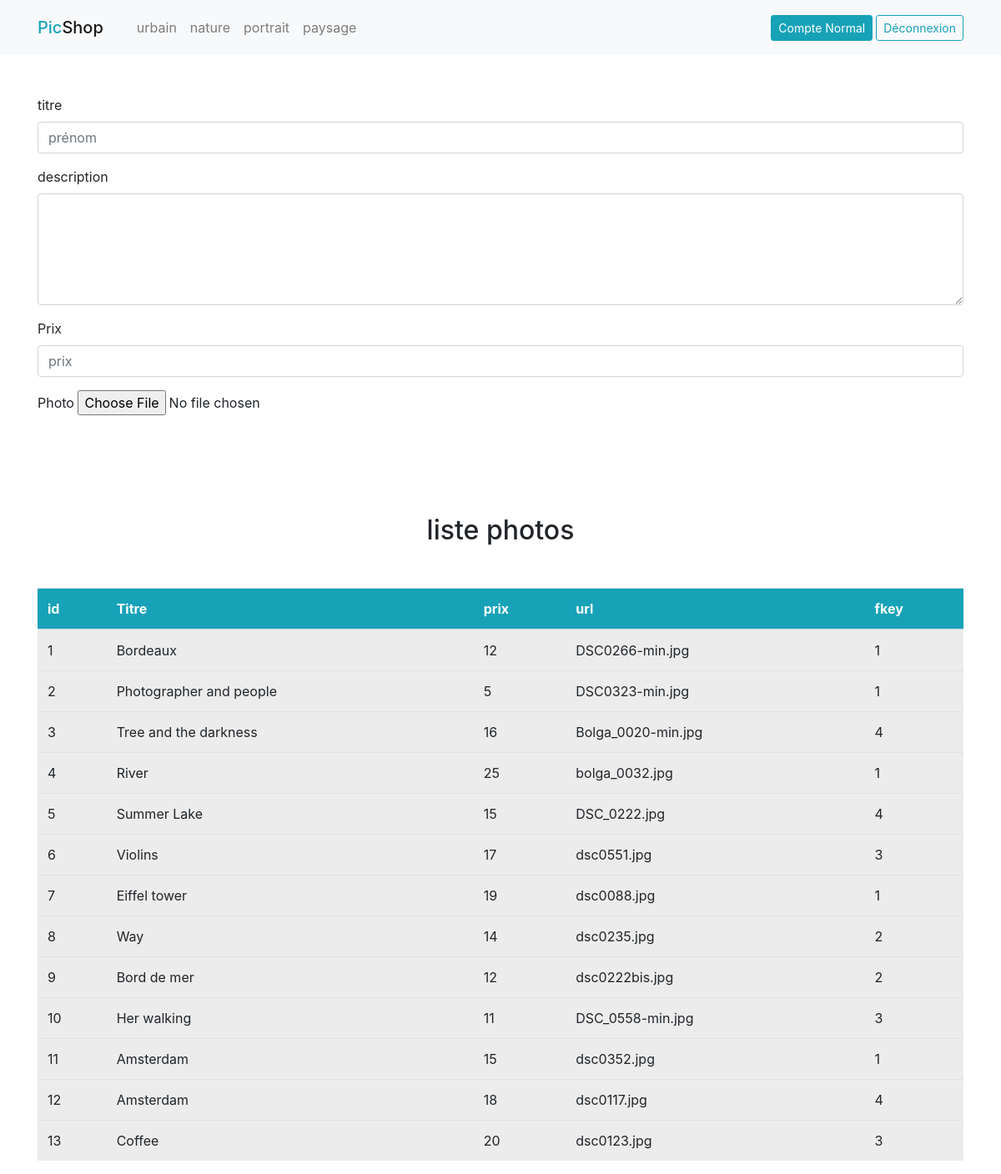
The app's page /page-admin.php (signed in) with its own data.
### tables this page shows
CREATE TABLE `categorie` (
  `pk_id` int(11) NOT NULL,
  `nom` varchar(45) NOT NULL
);

CREATE TABLE `photo` (
  `pkid` int(4) NOT NULL,
  `titre` varchar(50) NOT NULL,
  `description` varchar(500) NOT NULL,
  `prix` float NOT NULL,
  `url` varchar(100) NOT NULL,
  `fk` int(11) NOT NULL
);

### include/fonctions.php (called while the page is built, shortened)
<?php
function isUserConnected(){
    return isset($_SESSION['user']);
}
function getUserFullName(){
    if(isUserConnected()){
        return $_SESSION['user']['prenom'] . ' ' . $_SESSION['user']['nom'];
    }
}

### page-admin.php (the view)
 <?php
    require_once __DIR__ . '/include/init.php';
    include __DIR__ . '/layout/top.php';
    $query = 'SELECT * FROM photo';
    $stmt = $pdo->query($query);
    $photos = $stmt->fetchAll();
?>
 <div class="container">
     <div class="row">
         <div class="col-12 mt-5">
             <form method="post">
                <div class="form-group">
                    <label>titre</label>
                    <input name="titre" value="<?= $titre ?>" type="text" class="form-control" placeholder="prénom">
                </div>
                <div class="form-group">
                    <label>description</label>
                    <textarea rows="5"  name="desc" value="<?= $desc ?>" type="text" class="form-control"></textarea>
                </div>
                <div class="form-group">
                    <label>Prix</label>
                    <input name="prix" value="<?= $prix ?>" type="text" class="form-control" placeholder="prix">
                </div>
                <div class="form-group">
		            <label>Photo</label>
		            <input type="file" name="photo">
	            </div>
             </form>
         </div>
         <div class="col-12 mt-5">
             <h2 class="text-center">liste photos</h2>
             <table class="table table-borderless table-active">
                <thead class="bg-info text-white">
                    <tr>
                        <th scope="col">id</th>
                        <th scope="col">Titre</th>
                        <th scope="col">prix</th>
                        <th scope="col">url</th>
                        <th scope="col">fkey</th>
                    </tr>
                </thead>
                <tbody>
                    <?php
                        foreach ($photos as $photo) :
                    ?>
                    <tr>
                        <td><?= $photo['pkid']; ?></td>
                        <td><?= $photo['titre']; ?></td>
                        <td><?= $photo['prix']; ?></td>
                        <td><?= $photo['url']; ?></td>
                        <td><?= $photo['fk']; ?></td>
                    </tr>
                    <?php
                        endforeach;
                    ?>
                </tbody>
            </table>
         </div>
     </div>
 </div>

### layout/top.php (shortened to what this page needs)
<!doctype html>
<html lang="fr">
  <head>
    <link rel="stylesheet" href="https://maxcdn.bootstrapcdn.com/bootstrap/4.0.0/css/bootstrap.min.css">
    <link rel="stylesheet" href="css/picshop.css">
  </head>
  <body>
  <?php
    require_once __DIR__ . '/../include/init.php';
    $query = 'SELECT * FROM categorie';
    $stmt = $pdo->query($query);
    $categories = $stmt->fetchAll();
  ?>
    <header>
      <nav class="navbar navbar-expand-lg navbar-light bg-light">
        <div class="container">
          <a class="navbar-brand mb-0 h1 text-info" href="index.php">Pic<span class="navbar-brand mb-0 h1">Shop</span></a>
          <div class="collapse navbar-collapse" id="navbarSupportedContent">
            <ul class="navbar-nav mr-auto">
              <?php
                foreach($categories as $categorie) :
              ?>
              <li class="nav-item">
                <a class="nav-link" href="categorie.php?id=<?= $categorie['id']; ?>"><?= $categorie['nom']; ?></a>
              </li>
              <?php
                endforeach;
              ?>
            </ul>
            <div class="form-inline my-2 my-lg-0">
              <?php
                if(isUserConnected()) :
              ?>
              <a class="btn btn-info btn-sm my-2 my-sm-0" href="#"><?= getUserFullName(); ?></a>
              <form method="post">
                <div class="form-group">
                  <button class="btn btn-sm btn-outline-info ml-1" name="deco" href="#">Déconnexion</button>
                </div>
              </form>
              <?php
                else :
              ?>
              <a class="nav-link text-info" href="connexion.php">connexion</a>
              <a class="btn btn-info btn-sm my-2 my-sm-0" href="inscription.php">Inscription</a>
              <?php
                endif;
              ?>
            </div>
          </div>
        </div>
      </nav>
    </header>
<div class="container-fluid" style="padding:0; overflow:hidden">

### css/picshop.css (style rules this page uses)
h1, h2 { margin: 50px 0; }

### records on screen
categorie: nom "urbain"
categorie: nom "nature"
categorie: nom "portrait"
categorie: nom "paysage"
photo: pkid "1", titre "Bordeaux", prix "12", url "DSC0266-min.jpg", fk "1"
photo: pkid "2", titre "Photographer and people", prix "5", url "DSC0323-min.jpg", fk "1"
photo: pkid "3", titre "Tree and the darkness", prix "16", url "Bolga_0020-min.jpg", fk "4"
photo: pkid "4", titre "River", prix "25", url "bolga_0032.jpg", fk "1"
photo: pkid "5", titre "Summer Lake", prix "15", url "DSC_0222.jpg", fk "4"
photo: pkid "6", titre "Violins", prix "17", url "dsc0551.jpg", fk "3"
photo: pkid "7", titre "Eiffel tower", prix "19", url "dsc0088.jpg", fk "1"
photo: pkid "8", titre "Way", prix "14", url "dsc0235.jpg", fk "2"
photo: pkid "9", titre "Bord de mer", prix "12", url "dsc0222bis.jpg", fk "2"
photo: pkid "10", titre "Her walking", prix "11", url "DSC_0558-min.jpg", fk "3"
photo: pkid "11", titre "Amsterdam", prix "15", url "dsc0352.jpg", fk "1"
photo: pkid "12", titre "Amsterdam", prix "18", url "dsc0117.jpg", fk "4"
photo: pkid "13", titre "Coffee", prix "20", url "dsc0123.jpg", fk "3"

### other values on screen
getUserFullName() "Compte Normal"
